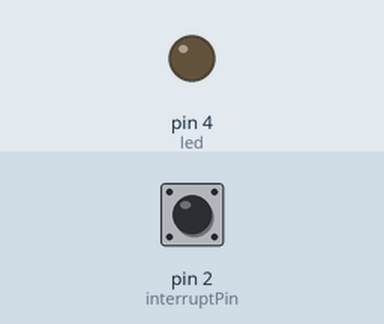
The sketch below on a simulated Arduino Uno, built with avr-gcc and run on an emulated ATmega328P. On the bench: output pins drawn as LEDs (lit = HIGH). Dashed ring = blinking. Inputs (shaded band) come from the test bench; at power-on: pin 2 (interruptPin) HIGH.

Above: at 1.2 s.
1.3 s: pin 2 (interruptPin) pulled LOW for 0.15 s
At 2.1 s:
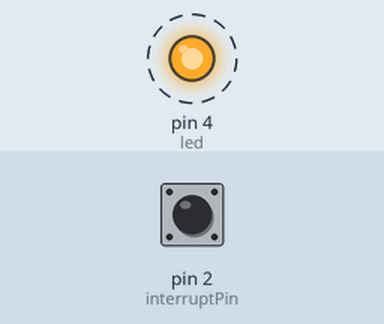
4.4 s: pin 2 (interruptPin) pulled LOW for 1 s
At 4.4 s:
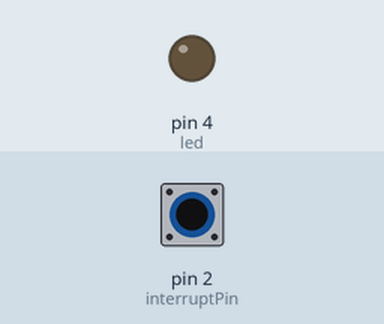
6.9 s: pin 2 (interruptPin) pulled LOW for 3.2 s
At 7.7 s:
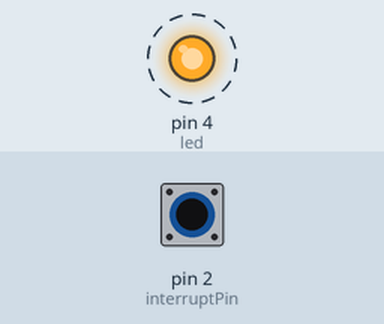
Timing chart, 0 to 19.1 s (numbered marks = the images above; inputs shaded):
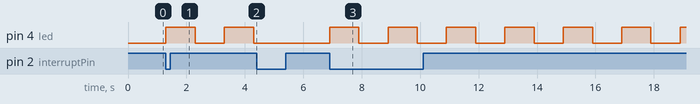

The sketch:

startstopinterupt.ino
```cpp
const byte interruptPin = 2;  // Pin waarop de schakelaar is aangeslotenvolatile bool isRobotRunning = trye;  // Variabele om de status van de robot bij te houden
volatile byte isRobotRunning = LOW;
int led = 4;

void setup() {
  pinMode(interruptPin, INPUT_PULLUP);  // Zet de schakelaar-pin als input met pull-up weerstand
  attachInterrupt(digitalPinToInterrupt(interruptPin), interrupt, FALLING); // Stel een interrupt in voor de schakelaar op de rising edge
  pinMode(led, OUTPUT);
}

void loop() {
  if (isRobotRunning){
  blink();
    }
 else{
  digitalWrite (led, LOW);
 }
}
void blink(){
  digitalWrite(led, HIGH);   // turn the LED on (HIGH is the voltage level)
    delay(1000);                       // wait for a second
    digitalWrite(led, LOW);    // turn the LED off by making the voltage LOW
    delay(1000);
}

void interrupt() {
   static unsigned long last_interrupt_time = 0;
  unsigned long interrupt_time = millis();
  // If interrupts come faster than 200ms, assume it's a bounce and ignore
  if (interrupt_time - last_interrupt_time > 200)
  {
    isRobotRunning = !isRobotRunning;
  }
  last_interrupt_time = interrupt_time;
  }
```

Measured:
- after the input at 1.3 s, pin 4 (led): alternates HIGH for 1.0 s and LOW for 1.0 s, starting at once
- after the input at 4.4 s, pin 4 (led): stays LOW (without the input it goes to HIGH after 0.90 s)
- after the input at 6.9 s, pin 4 (led): alternates HIGH for 1.0 s and LOW for 1.0 s, starting at once
